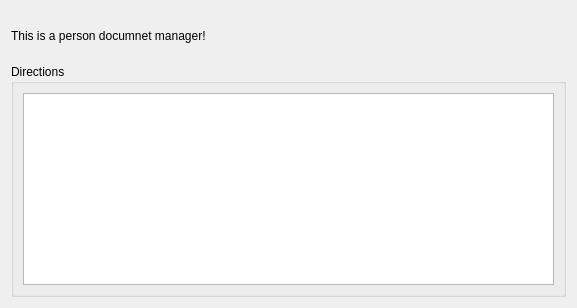
<?xml version="1.0" encoding="UTF-8"?>
<ui version="4.0">
 <class>DAboutDialog</class>
 <widget class="QDialog" name="DAboutDialog">
  <property name="geometry">
   <rect>
    <x>0</x>
    <y>0</y>
    <width>577</width>
    <height>308</height>
   </rect>
  </property>
  <property name="windowTitle">
   <string>Dialog</string>
  </property>
  <layout class="QVBoxLayout" name="verticalLayout">
   <item>
    <spacer name="verticalSpacer">
     <property name="orientation">
      <enum>Qt::Vertical</enum>
     </property>
     <property name="sizeHint" stdset="0">
      <size>
       <width>20</width>
       <height>18</height>
      </size>
     </property>
    </spacer>
   </item>
   <item>
    <widget class="QLabel" name="label_info">
     <property name="text">
      <string>This is a person documnet manager!</string>
     </property>
    </widget>
   </item>
   <item>
    <spacer name="verticalSpacer_2">
     <property name="orientation">
      <enum>Qt::Vertical</enum>
     </property>
     <property name="sizeHint" stdset="0">
      <size>
       <width>20</width>
       <height>9</height>
      </size>
     </property>
    </spacer>
   </item>
   <item>
    <widget class="QGroupBox" name="groupBox">
     <property name="title">
      <string>Directions</string>
     </property>
     <layout class="QHBoxLayout" name="horizontalLayout">
      <item>
       <widget class="QPlainTextEdit" name="plainTextEdit"/>
      </item>
     </layout>
    </widget>
   </item>
  </layout>
 </widget>
 <resources/>
 <connections/>
</ui>
